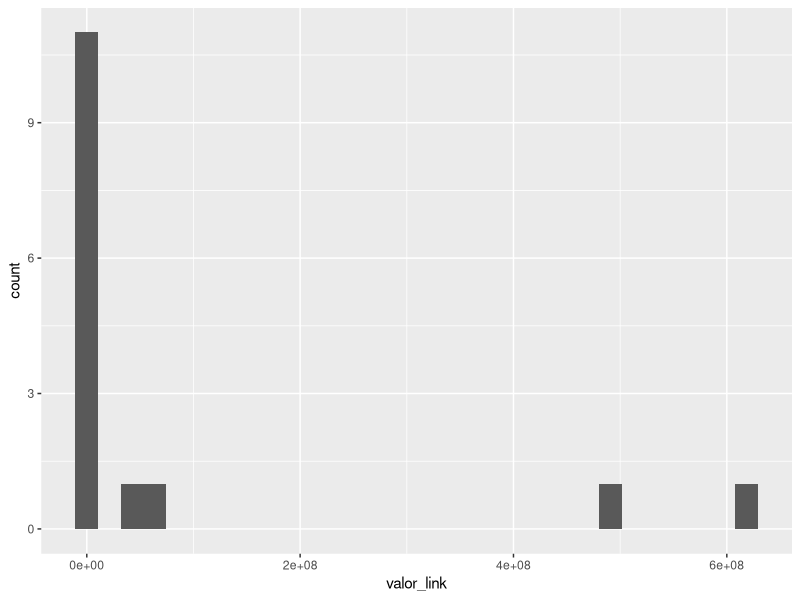

Here is the R script that generated this plot: (Note: this script raises an error after producing the figure.)
library(readxl)
library(tidyverse)


# 01a Importa Receitas do RGPS --------------------------------------------

rec_rgps_raw <- read_excel("./dados/rec_rgps.xlsx", skip = 10)

colnames(rec_rgps_raw) <- c(
  "especie_cod", "especie",
  "desdobramento_cod", "desdobramento",
  "natureza_cod", "natureza",
  "fte_cod", "fte",
  "valor_rec"
)

rec_rgps <- rec_rgps_raw %>%
  mutate(receita = "RGPS")


# 01b Importa Demais Receitas ---------------------------------------------

rec_raw <- read_excel("./dados/rec.xlsx", skip = 10)

colnames(rec_raw) <- c(
  "especie_cod", "especie",
  "desdobramento_cod", "desdobramento",
  "natureza_cod", "natureza",
  "fte_cod", "fte",
  "valor_rec"
)

# tab_rec <- rec_raw %>%
#   mutate(cod_esp = str_sub(natureza_cod, 1, 3),
#          nom_esp = especie) %>%
#   select(cod_esp, nom_esp) %>%
#   filter(str_sub(cod_esp, 1, 1) %in% c("1", "2")) %>%
#   distinct()


rec <- rec_raw %>%
  bind_rows(rec_rgps) %>%
  mutate(
    cod_esp  = str_sub(natureza_cod, 1, 3),
    cat      = str_sub(natureza_cod, 1, 1) %>% as.numeric(),
    comp_esp = str_sub(natureza_cod, 2, 3),
    
    cod_esp = ifelse(
      cat >= 7, 
      paste0(cat-6, comp_esp),
      cod_esp),
    
    receita = case_when(
      receita == "RGPS"                   ~ "Receitas do RGPS",
      cod_esp %in% c("211", "212")        ~ "Emissões de Dívida",
      cod_esp %in% c("132", "164", "230") ~ "Juros e remunerações recebidas",
      cod_esp == "111"                    ~ "Impostos",
      cod_esp %in% c("121", "122")        ~ "Contribuições sociais (exceto RGPS) e econômicas",
      cod_esp == "134"                    ~ "Exploração de Petróleo e outros recursos naturais",
      cod_esp %in% c("292", "293")        ~ "Outras receitas financeiras",
      TRUE                                ~ "Demais receitas"
    )
  )
  
rec %>% group_by(receita) %>% summarise(sum(valor_rec))

# 01c Importa Despesas ----------------------------------------------------

desp <- read_excel("./dados/desp.xlsx", skip = 10)

colnames(desp) <- c(
  "fte_cod", "fte",
  "despesa",
  "valor_desp"
)

desp %>% group_by(despesa) %>% summarise(sum(valor_desp))

sum(rec$valor_rec) - sum(desp$valor_desp) # tem que dar zero, ou próximo

# depois apagar isso
dif <- sum(rec$valor_rec) - sum(desp$valor_desp)
desp <- desp %>% mutate(
  valor_desp = ifelse(despesa == "Reserva de Contingência" & fte_cod == "000", valor_desp + dif, valor_desp)
)


# 02 Preparação Matriz --------------------------------------------------

rec_dist <- rec %>%
  group_by(receita) %>%
  mutate(subtot_rec = sum(valor_rec),
         pct_rec_fte = valor_rec/sum(valor_rec)) %>%
  select(receita, fte, subtot_rec, pct_rec_fte)

desp_dist <- desp %>%
  group_by(fte) %>%
  mutate(pct_fte_des = valor_desp/sum(valor_desp)) %>%
  select(despesa, fte, pct_fte_des)

matriz_raw <- rec_dist %>%
  full_join(desp_dist, by = "fte")

matriz <- matriz_raw %>%
  mutate(pct_rec_desp = pct_rec_fte * pct_fte_des,
         valor_link   = subtot_rec * pct_rec_desp) %>%
  filter(!is.na(receita)) %>%
  group_by(receita, despesa) %>%
  summarise(pct_rec_desp = sum(pct_rec_desp),
            valor_link   = sum(valor_link))

# verifica
sum(matriz$valor_link, na.rm = T) - sum(rec$valor_rec) # tem que dar zero

# testes
matriz %>% filter(valor_link  >= 2.5e8) %>% nrow()
ggplot(matriz %>% filter(valor_link  <= 1e9)) + geom_histogram(aes(valor_link))

# filtra
matriz_reduz <- matriz %>% filter(
  valor_link >= 2.5e8
)

sum(matriz_reduz$valor_link, na.rm = T)- sum(rec$valor_rec)


# 03 Numeração dos nós ----------------------------------------------------

# relacao unica dos rotulos de receita e despesa:
rotulos <- c(unique(matriz_reduz$receita),unique(matriz_reduz$despesa))

# conta os nós e gera sequencia numerica a partir de zero
num_nodes <- length(rotulos)
nodes_vetor <- 0:(num_nodes - 1)

# cria tabelinha para numerar os nos
tab_nodes <- data.frame(nodes_vetor, 
                        rotulos)

# incorpora os números dos nodes na matriz, para a receita... e para a despesa.
matriz_nodes <- matriz_reduz %>%
  left_join(tab_nodes, by = c("receita" = "rotulos")) %>%   
  left_join(tab_nodes, by = c("despesa" = "rotulos"), suffix = c("_rec","_desp"))



# 04 Prepara dados para D3 ------------------------------------------------

links <- matriz_nodes %>%
  select(source = receita,
         target = despesa,
         value  = valor_link)

nodes <- tab_nodes
nodes$tipo <- c(
  rep("receita", length(unique(matriz_reduz$receita))),
  rep("despesa", length(unique(matriz_reduz$despesa)))
)

write.csv(links, "./vis/links.csv", fileEncoding = "utf8")
write.csv(nodes, "./vis/nodes.csv", fileEncoding = "utf8")

